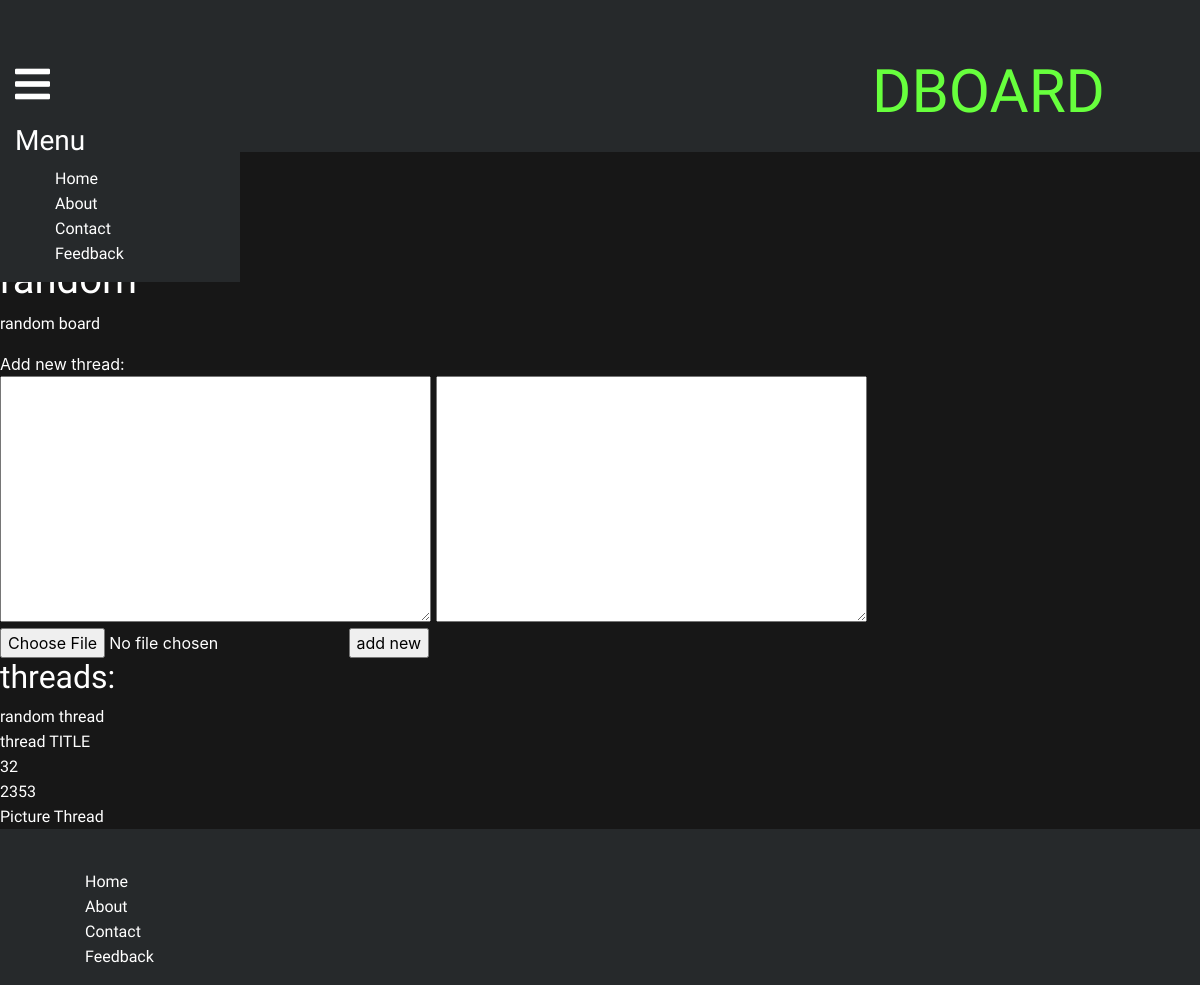
Before: /rnd with the older database file.
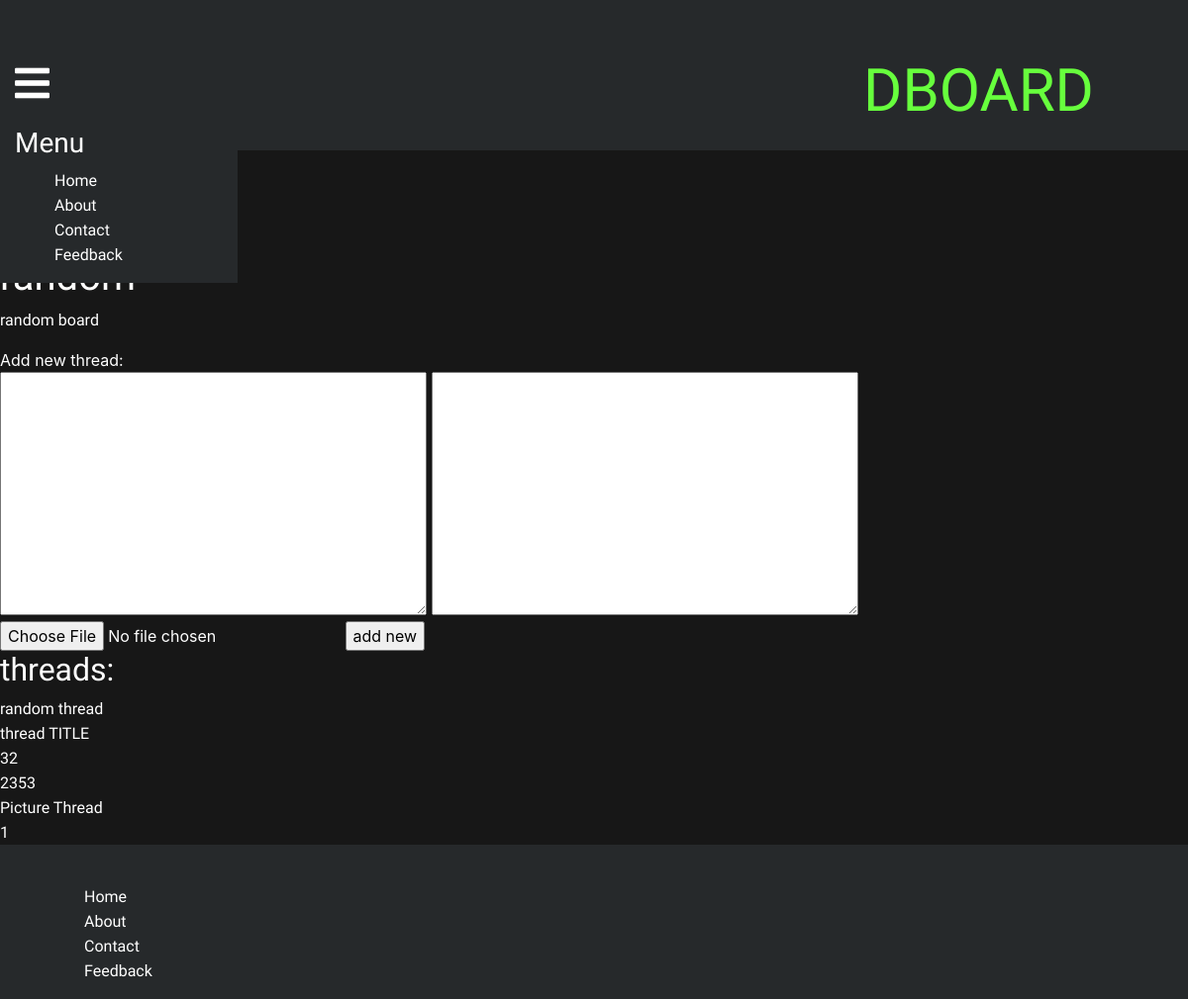
After: the same page with the newer database file.
### boards/models.py (models this page shows, shortened)
class Thread(models.Model):
    boardFK      = models.ForeignKey(Board, on_delete=models.CASCADE)
    threadTitle  = models.TextField()
    threadDesc   = models.TextField()
    threadAuthor = models.CharField(default="anon", max_length = 50)
    pubDate      = models.DateTimeField(auto_now_add=True)
    threadImg    = models.ImageField(
                        default='img/default.png',
                        upload_to='img/uploads/%Y/%m',
                        storage=FileSystemStorage(location='boards/static/boards',base_url='/uploads'),
                   )
    isActive     = models.IntegerField(default=1)

### boards/views.py (the view)
# urls.py: path('<str:boardCode>', views.detail, name='detailBoard'),
def detail(request, boardCode):
    boardDetail = get_object_or_404(Board, boardCode = boardCode, isActive__gt = 0)
    threadList = Thread.objects.filter(boardFK = boardDetail.id, isActive__gt = 0)
    if request.method == "POST":
        form = ThreadForm(request.POST, request.FILES)
        if form.is_valid():
            formObj = form.save(commit=False)
            formObj.boardFK = boardDetail
            formObj.save()
            return redirect('detailThread', boardCode = boardDetail.boardCode, threadId = formObj.id)
    else:
        form = ThreadForm()
    context = {'boardDetail': boardDetail, 'threadList': threadList, 'form': form}
    return render(request, 'boards/boardDetail.html', context)

### boards/forms.py
class ThreadForm(ModelForm):
    class Meta:
        model = Thread
        fields = ['threadTitle', 'threadDesc', 'threadImg']

### boards/templates/boards/boardDetail.html (shortened to what this page needs)
{% extends "boards/base.html" %}
{% load static %}
{% block content %}
    {% if boardDetail %}
        <h1>{{boardDetail.boardName}}</h1>
        <p>{{boardDetail.boardDesc}}</p>
        Add new thread:
        <form class="" action="" method="post" enctype="multipart/form-data">
            {{ form.threadTitle }}
            {{ form.threadDesc}}
            {{ form.threadImg}}
            <input type="submit" name="" value="add new">
        </form>
        {% if threadList %}
            <h2>threads:</h2>
            {% for thread in threadList %}
                <li><a href="{% url 'detailThread' boardDetail.boardCode thread.id %}">{{thread.threadTitle}}</a></li>
            {% endfor %}
        {% else %}
            <p>There is no thread</p>
        {% endif %}
    {% endif %}
{% endblock content %}

Changed rows visible on the page:
added Thread: threadTitle "1"
